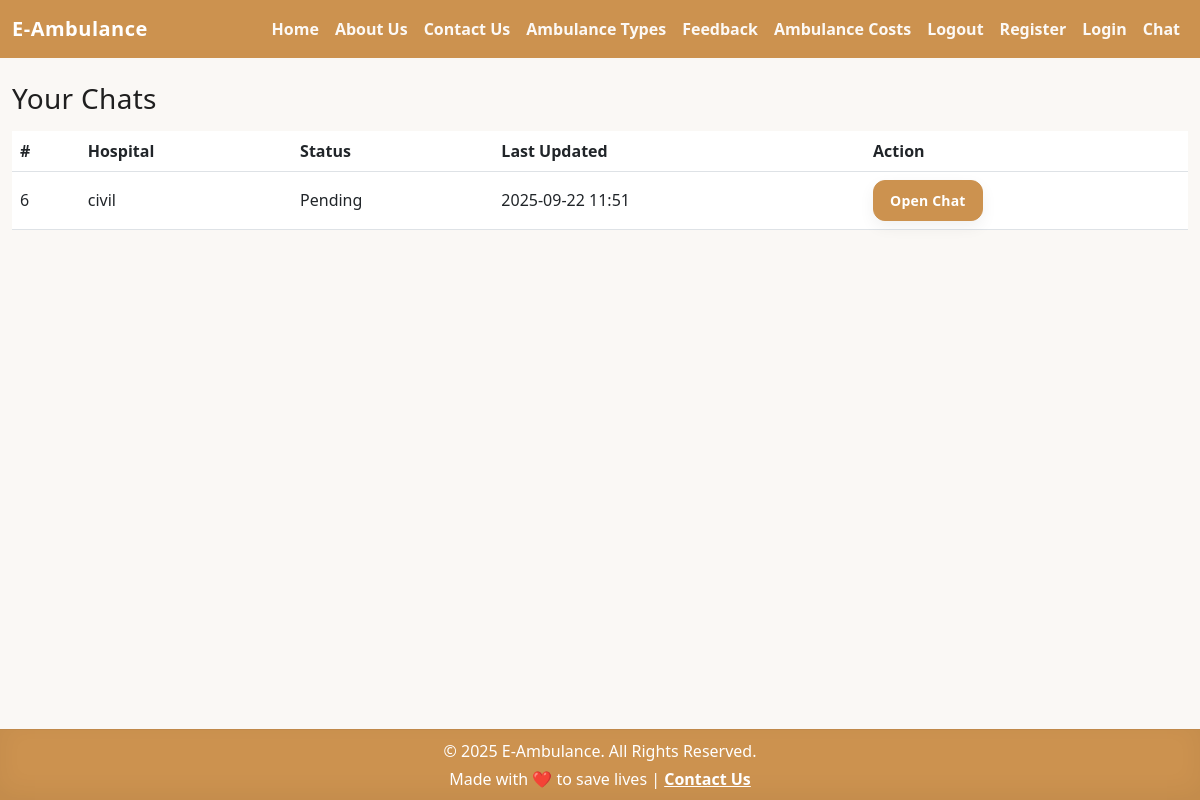
The app's page /chats/ (signed in) with its own data.
### ambulance/models.py (models this page shows, shortened)
class EmergencyRequest(models.Model):
    user = models.ForeignKey(User, on_delete=models.CASCADE)
    ambulance = models.ForeignKey(Ambulance, on_delete=models.CASCADE, null=True, blank=True)
    request_time = models.DateTimeField(auto_now_add=True)  # already hai
    expiry_time = models.DateTimeField(null=True, blank=True)
    created_at = models.DateTimeField(auto_now_add=True)  # 👈 yeh add karo
    status = models.CharField(
        max_length=20,
        choices=[
            ('pending', 'Pending'),
            ('accepted', 'Accepted'),
            ('completed', 'Completed'),
            ('expired', 'Expired'),
        ],
        default='pending'
    )
    pickup_address = models.CharField(max_length=255, null=True, blank=True)
    hospital_name = models.CharField(max_length=255, null=True, blank=True)
    hospital_address = models.CharField(max_length=255, null=True, blank=True)
    request_type = models.CharField(
        max_length=50,
        choices=[('emergency', 'Emergency'), ('normal', 'Normal')],
        default='emergency'
    )

### ambulance/views.py (the view)
# urls.py: path("chats/", views.user_chat_list, name="chat_list"),
def user_chat_list(request):
    user_id = request.session.get("user_id")
    if not user_id:
        return redirect("login")
    try:
        current_user = User.objects.get(pk=user_id)
    except User.DoesNotExist:
        return redirect("login")
    requests_qs = EmergencyRequest.objects.filter(user=current_user).order_by("-created_at")
    return render(request, "chat_list.html", {
        "user": current_user,
        "requests": requests_qs,
    })

### ambulance/templates/chat_list.html (shortened to what this page needs)
{% extends "home.html" %}
{% block content %}
  <h3>Your Chats</h3>
  <table class="table table-hover align-middle">
    <thead>
      <tr>
        <th>#</th>
        <th>Hospital</th>
        <th>Status</th>
        <th>Last Updated</th>
        <th>Action</th>
      </tr>
    </thead>
    <tbody>
      {% for r in requests %}
      <tr>
        <td>{{ r.id }}</td>
        <td>{{ r.hospital_name }}</td>
        <td>{{ r.status|title }}</td>
        <td>{{ r.created_at|date:"Y-m-d H:i" }}</td>
        <td>
          <a class="btn btn-sm btn-primary" href="{% url 'user_chat' r.id %}">Open Chat</a>
        </td>
      </tr>
      {% empty %}
      <tr><td colspan="5" class="text-muted">No requests yet.</td></tr>
      {% endfor %}
    </tbody>
  </table>
{% endblock %}

### ambulance/templates/home.html (style rules this page uses)
:root { --brand:#cc924f; --brand-ink:#1a0c0c; --ink:#1f1f1f; --muted:#6b6b6b; --bg:#faf8f5; --card:#ffffff; --ring: rgba(204,146,79,.35); }
html,body { background:var(--bg); color:var(--ink); }
h1,h2,h3,h4 { letter-spacing:.3px }
a { transition:all .2s ease }
.btn { border-radius:12px; font-weight:700; letter-spacing:.2px; padding:.55rem 1rem; box-shadow:0 6px 16px rgba(0,0,0,.06); }
.btn-primary, .btn-outline-primary:hover { background:var(--brand); border-color:var(--brand); }
html, body { height: 100%; display: flex; flex-direction: column; }

### records on screen
EmergencyRequest: id "6", hospital_name "civil", status "Pending", created_at "2025-09-22 11:51"
